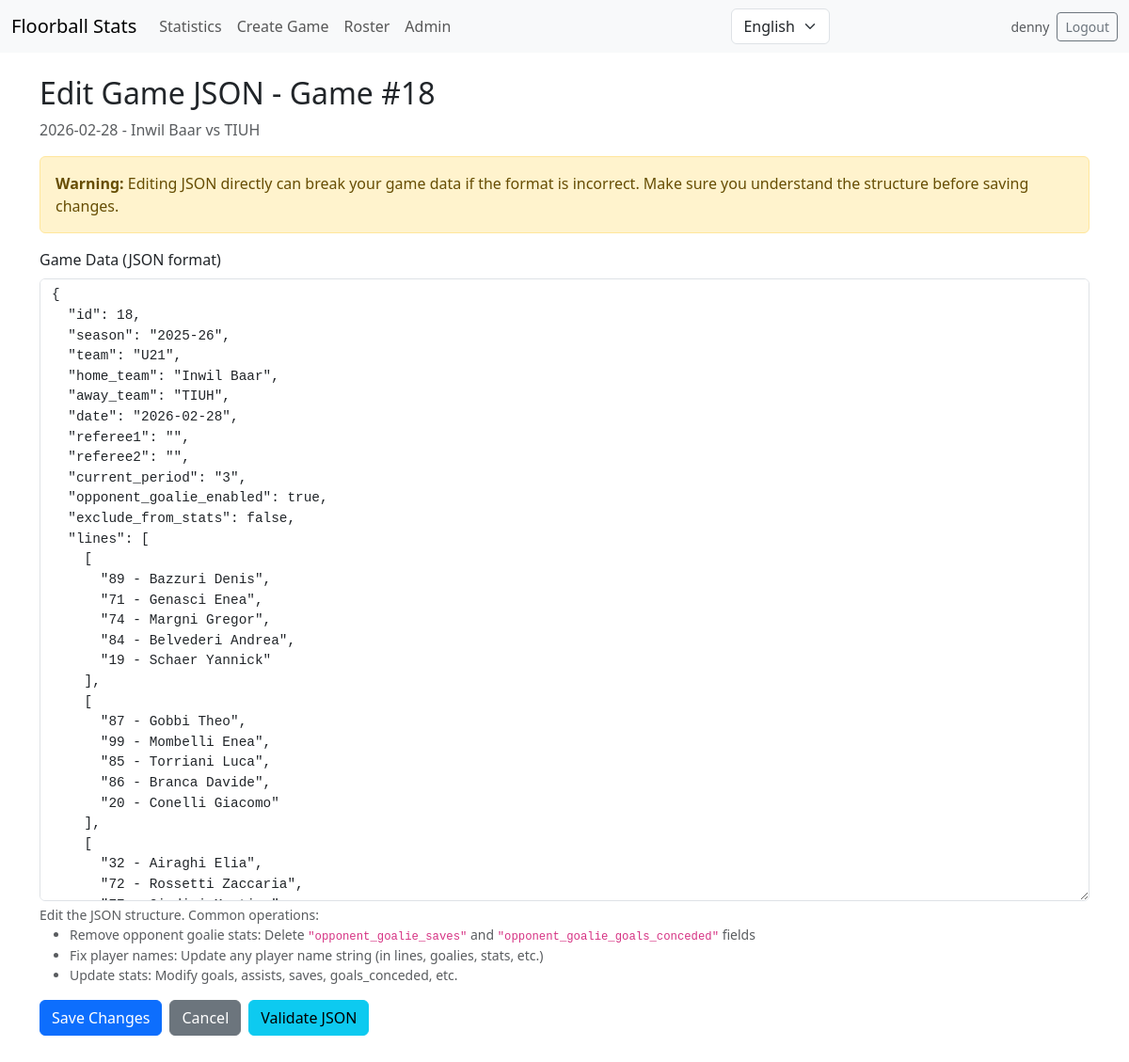
Screenshot of /game/18/edit_json (signed in) with the database file from the repository.
### models/auth_models.py (models this page shows, shortened)
class User(db.Model):
    __tablename__ = 'users'
    id = db.Column(db.Integer, primary_key=True)
    username = db.Column(db.Text, unique=True, nullable=False)
    password_hash = db.Column(db.Text, nullable=False)
    is_admin = db.Column(db.Integer, default=0, nullable=False)  # 0/1
    created_at = db.Column(db.Text, nullable=False,
                           default=lambda: datetime.now(timezone.utc).isoformat())
    permissions = db.relationship('TeamPermission', backref='user',
                                  cascade='all, delete-orphan', lazy=True)

### models/game_model.py (models this page shows, shortened)
class GameRecord(db.Model):
    __tablename__ = 'games'
    id = db.Column(db.Integer, primary_key=True)
    season = db.Column(db.Text, default='', nullable=False)
    team = db.Column(db.Text, default='', nullable=False)
    home_team = db.Column(db.Text, default='', nullable=False)
    away_team = db.Column(db.Text, default='', nullable=False)
    date = db.Column(db.Text, default='', nullable=False)
    referee1 = db.Column(db.Text, default='', nullable=False)
    referee2 = db.Column(db.Text, default='', nullable=False)
    current_period = db.Column(db.Text, default='1', nullable=False)
    opponent_goalie_enabled = db.Column(db.Integer, default=0, nullable=False)
    exclude_from_stats = db.Column(db.Integer, default=0, nullable=False)
    lines = db.Column(db.Text, default='[]', nullable=False)
    goalies = db.Column(db.Text, default='[]', nullable=False)
    result = db.Column(db.Text, default='{}', nullable=False)
    formations = db.Column(db.Text, default='{}', nullable=False)
    plusminus = db.Column(db.Text, default='{}', nullable=False)
    goals = db.Column(db.Text, default='{}', nullable=False)
    assists = db.Column(db.Text, default='{}', nullable=False)
    unforced_errors = db.Column(db.Text, default='{}', nullable=False)
    shots_on_goal = db.Column(db.Text, default='{}', nullable=False)
    penalties_taken = db.Column(db.Text, default='{}', nullable=False)
    penalties_drawn = db.Column(db.Text, default='{}', nullable=False)
    saves = db.Column(db.Text, default='{}', nullable=False)
    goals_conceded = db.Column(db.Text, default='{}', nullable=False)
    goalie_plusminus = db.Column(db.Text, default='{}', nullable=False)
    game_scores = db.Column(db.Text, default='{}', nullable=False)
    goalie_game_scores = db.Column(db.Text, default='{}', nullable=False)
    opponent_goalie_saves = db.Column(db.Text, default='{}', nullable=False)
    opponent_goalie_goals_conceded = db.Column(db.Text, default='{}', nullable=False)
    block_shots = db.Column(db.Text, default='{}', nullable=False)
    stolen_balls = db.Column(db.Text, default='{}', nullable=False)
    extra_data = db.Column(db.Text, default='{}', nullable=False)
    def to_dict(self):
        game = {
            'id': self.id,
            'season': self.season or '',
            'team': self.team or '',
            'home_team': self.home_team or '',
            'away_team': self.away_team or '',
            'date': self.date or '',
            'referee1': self.referee1 or '',
            'referee2': self.referee2 or '',
            'current_period': self.current_period or '1',
            'opponent_goalie_enabled': bool(self.opponent_goalie_enabled),
            'exclude_from_stats': bool(self.exclude_from_stats),
            'lines': json.loads(self.lines or '[]'),
            'goalies': json.loads(self.goalies or '[]'),
            'result': json.loads(self.result or '{}'),
        }
        for col in _STAT_COLS:
            game[col] = json.loads(getattr(self, col) or '{}')
        formations = json.loads(self.formations or '{}')
        for fk in FORMATION_KEYS:
            game[fk] = formations.get(fk, [])
        extra = json.loads(self.extra_data or '{}')
        for k, v in extra.items():
            if k not in game:
                game[k] = v
        return game

### routes/game_routes.py (the view, shortened to what this page needs)
@game_bp.route('/game/<int:game_id>/edit_json', methods=['GET', 'POST'])
def edit_game_json(game_id):
    guard = require_manage()
    if guard:
        return guard
    games = load_games()
    game = find_game_by_id(games, game_id)
    if not game:
        return "Game not found", 404
    json_data = json.dumps(game, indent=2, ensure_ascii=False)
    return render_template(
        'edit_game_json.html',
        game=game,
        game_id=game_id,
        json_data=json_data
    )

### services/game_service.py (called while the page is built)
def load_games():
    try:
        rows = GameRecord.query.all()
        return [row.to_dict() for row in rows]
    except Exception:
        logger.exception('load_games failed')
        return []

def find_game_by_id(games, game_id):
    for game in games:
        if game.get('id') == game_id:
            return game
    return None

### utils/auth_helpers.py (called while the page is built)
def require_manage():
    from flask import redirect, url_for, flash
    if not session.get('authenticated'):
        return redirect(url_for('game.index'))
    if session.get('is_admin_session'):
        return None
    if session.get('user_id'):
        return None
    flash('This section requires a user account or the admin PIN.', 'warning')
    return redirect(url_for('game.user_login'))

### templates/edit_game_json.html (shortened to what this page needs)
{% extends 'base.html' %}
{% block content %}
<div class="container mt-4">
    <h2>{{ g.t.get('edit_json', 'Edit Game JSON') }} - Game #{{ game_id }}</h2>
    <p class="text-muted">{{ game.date }} - {{ game.home_team }} vs {{ game.away_team }}</p>
    <div class="alert alert-warning" role="alert">
        <strong>Warning:</strong> Editing JSON directly can break your game data if the format is incorrect.
        Make sure you understand the structure before saving changes.
    </div>
    <form method="post">
        <div class="mb-3">
            <label for="json_data" class="form-label">Game Data (JSON format)</label>
            <textarea
                class="form-control font-monospace"
                id="json_data"
                name="json_data"
                rows="30"
                style="font-size: 0.9rem;"
                required>{{ json_data }}</textarea>
            <div class="form-text">
                Edit the JSON structure. Common operations:
                <ul>
                    <li>Remove opponent goalie stats: Delete <code>"opponent_goalie_saves"</code> and <code>"opponent_goalie_goals_conceded"</code> fields</li>
                    <li>Fix player names: Update any player name string (in lines, goalies, stats, etc.)</li>
                    <li>Update stats: Modify goals, assists, saves, goals_conceded, etc.</li>
                </ul>
            </div>
        </div>
        <div class="d-flex gap-2">
            <button type="submit" class="btn btn-primary">
                 Save Changes
            </button>
            <a href="{{ url_for('game.game_details', game_id=game_id) }}" class="btn btn-secondary">
                 Cancel
            </a>
            <button type="button" class="btn btn-info" onclick="validateJSON()">
                 Validate JSON
            </button>
        </div>
    </form>
</div>
{% endblock %}

### templates/base.html (shortened to what this page needs)
<!DOCTYPE html>
<html lang="{{ g.get('lang', 'en') if g is defined else 'en' }}">
<head>
    <link rel="stylesheet" href="https://cdn.jsdelivr.net/npm/bootstrap@5.3.0/dist/css/bootstrap.min.css">
</head>
<body>
    <nav class="navbar navbar-expand-lg navbar-light bg-light mb-4" aria-label="Main navigation">
        <div class="container-fluid">
            <a class="navbar-brand" href="/">{{ g.t['brand'] }}</a>
            <div class="collapse navbar-collapse" id="navbarNav">
                <ul class="navbar-nav me-auto mb-2 mb-lg-0">
                    <li class="nav-item"><a class="nav-link" href="/stats">{{ g.t['stats'] }}</a></li>
                    {% if g.is_admin_session or g.current_user %}
                    <li class="nav-item"><a class="nav-link" href="/create_game">{{ g.t['create_game'] }}</a></li>
                    <li class="nav-item"><a class="nav-link" href="/roster">{{ g.t['roster'] }}</a></li>
                    {% endif %}
                    {% if g.is_admin_session or (g.current_user and g.current_user.is_admin) %}
                    <li class="nav-item"><a class="nav-link" href="/admin/">{{ g.t.get('admin', 'Admin') }}</a></li>
                    {% endif %}
                </ul>
                <form class="d-flex order-2 order-lg-1" method="post" action="/set_language">
                    <select name="lang" class="form-select me-2" aria-label="Change language"
                        onchange="this.form.submit()">
                        <option value="en" {% if g.get('lang', 'en' )=='en' %}selected{% endif %}>{{ g.t['lang_en'] }}
                        </option>
                    </select>
                </form>
                {% if session.get('authenticated') %}
                <div class="ms-2 order-3 d-flex align-items-center gap-2">
                    {% if g.current_user %}<span class="text-muted small d-none d-lg-inline">{{ g.current_user.username }}</span>{% endif %}
                    <a href="/logout" class="btn btn-outline-secondary btn-sm">{{ g.t.get('logout', 'Logout') }}</a>
                </div>
                {% else %}
                <div class="ms-2 order-3">
                    <a href="/login" class="btn btn-outline-primary btn-sm">{{ g.t.get('user_login', 'Login') }}</a>
                </div>
                {% endif %}
            </div>
        </div>
    </nav>
    <main tabindex="-1">
        {% block content %}{% endblock %}
    </main>
</body>
</html>

### rows the page displays
User: current_user.username "denny"
GameRecord: date "2026-02-28", home_team "Inwil Baar", away_team "TIUH"

### other values shown
{{ g.t['brand'] }} "Floorball Stats"
{{ g.t['stats'] }} "Statistics"
{{ g.t['create_game'] }} "Create Game"
{{ g.t['roster'] }} "Roster"
{{ g.t.get('admin', 'Admin') }} "Admin"
{{ g.t.get('logout', 'Logout') }} "Logout"
{{ g.t.get('edit_json', 'Edit Game JSON') }} "Edit Game JSON"
{{ game_id }} "18"
form field lang "English"
